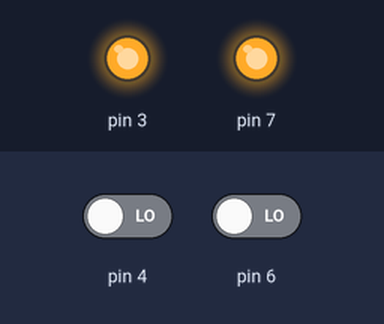
A sketch run on a simulated Arduino Uno, built with avr-gcc and run on an emulated ATmega328P. Parts: output pins drawn as LEDs (lit = HIGH). The test bench sets the inputs (shaded band); at power-on: pin 4 LOW, pin 6 LOW.

Above: at 1.2 s.
1.3 s: pin 4 driven HIGH and pin 6 driven HIGH
At 2.5 s:
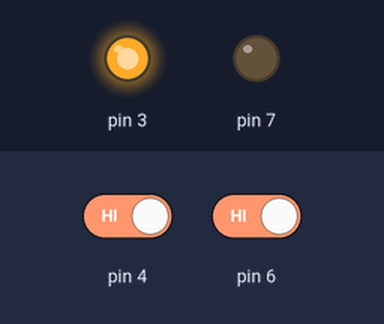
2.8 s: pin 4 driven LOW
At 3.8 s:
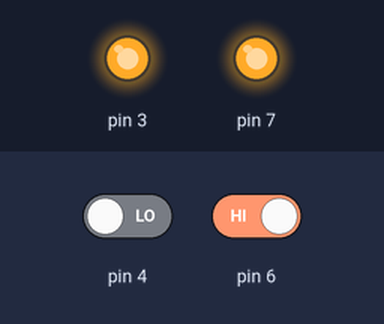
4.3 s: pin 4 driven HIGH
At 4.9 s:
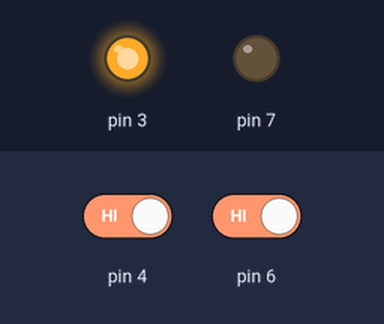
Timing chart, 0 to 7.3 s (numbered marks = the images above; inputs shaded):
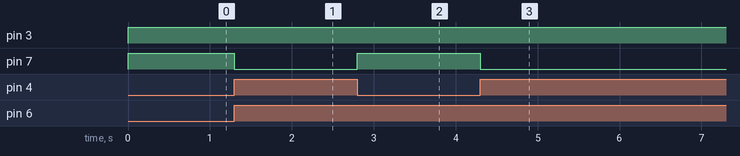

Measured:
- after the input at 1.3 s, pin 7: HIGH → LOW at once
- after the input at 2.8 s, pin 7: LOW → HIGH at once
- after the input at 4.3 s, pin 7: HIGH → LOW at once

The sketch:

NAND.ino
```cpp
void setup() {
pinMode(3, OUTPUT);
pinMode(7, OUTPUT);
}

void loop() {
digitalWrite(3, HIGH);
int state1 = digitalRead(4);
int state2 = digitalRead(6);

if (state1 == HIGH & state2 == HIGH) {
  digitalWrite(7, LOW);
}
else {
  digitalWrite(7, HIGH);
}
}
```
